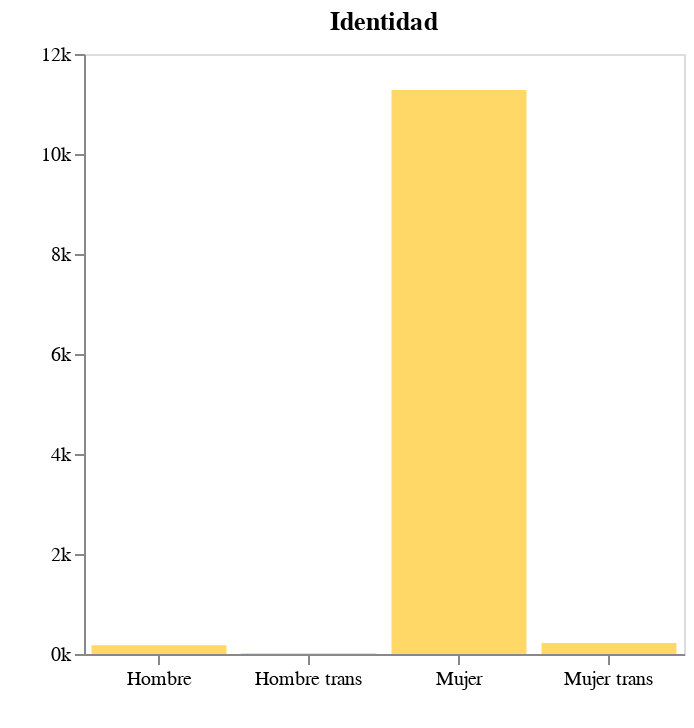

Notebook cell for this chart:
### Code cell
grafico_identidad

### Figure 1 — Vega-Lite specification as saved in the notebook (floating-point values rounded to 4 significant figures)
{"config": {"view": {"continuousWidth": 400, "continuousHeight": 300}}, "data": {"name": "data-687492c0b8c30c3ab30a868cbfb27bc5"}, "mark": {"type": "bar", "color": "#FFD868"}, "encoding": {"tooltip": [{"field": "ID_PER", "title": "Informantes", "type": "quantitative"}], "x": {"axis": {"grid": false, "labelAngle": 360, "title": " "}, "field": "respuesta", "type": "nominal"}, "y": {"axis": {"format": "1s", "grid": false, "title": " "}, "field": "ID_PER", "type": "quantitative"}}, "height": 300, "title": "Identidad", "width": 300, "$schema": "https://vega.github.io/schema/vega-lite/v4.17.0.json", "datasets": {"data-687492c0b8c30c3ab30a868cbfb27bc5": [{"respuesta": "Hombre", "ID_PER": 177}, {"respuesta": "Mujer", "ID_PER": 11281}, {"respuesta": "Mujer trans", "ID_PER": 220}, {"respuesta": "Hombre trans", "ID_PER": 15}]}}
